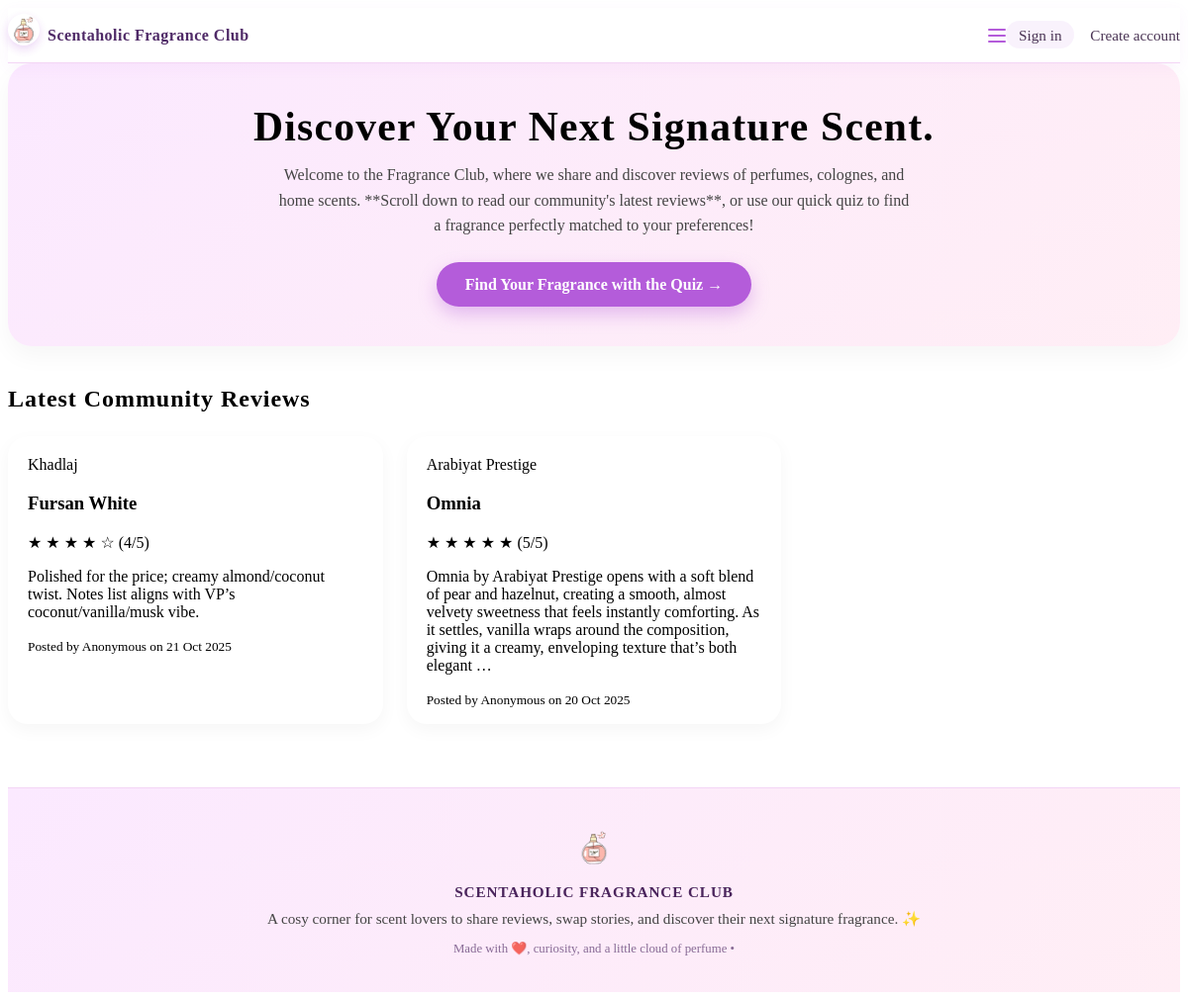
/reviews/, run on an earlier commit of the app's database.
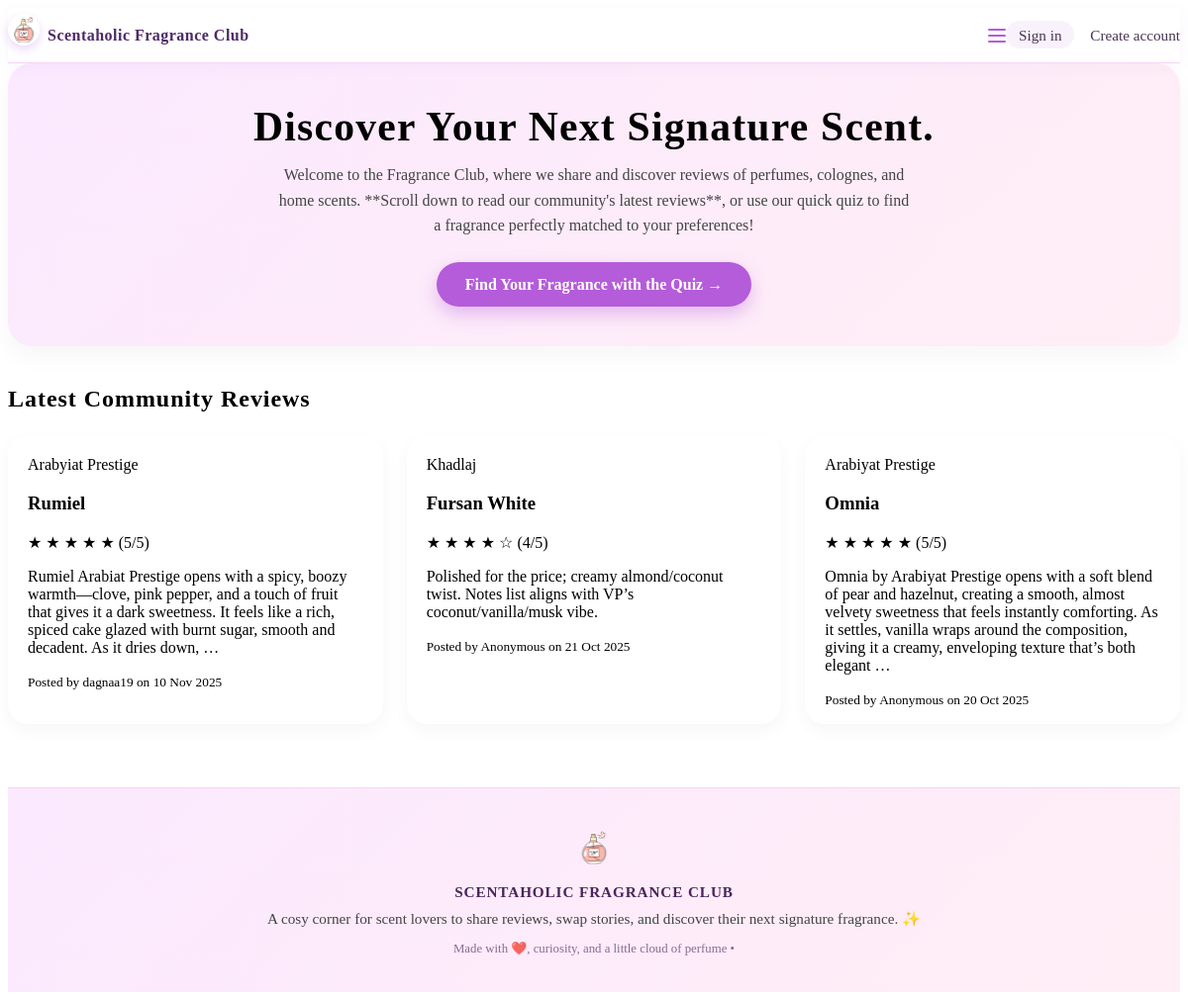
And on a later commit of the database.
### reviews/models.py (models this page shows, shortened)
class Review(models.Model):
    author = models.ForeignKey(
        get_user_model(),
        on_delete=models.CASCADE,
        related_name="reviews",
        null=True,
        blank=True,
        help_text="User who wrote this review",
    )
    brand = models.CharField(max_length=80)
    fragrance_name = models.CharField(max_length=120)
    rating = models.PositiveSmallIntegerField()  # 1–5 later
    body = models.TextField()
    video_url = models.URLField(
        max_length=200,
        null=True,
        blank=True,
        help_text="Optional video URL, not currently used by embed logic below.",
    )
    created = models.DateTimeField(auto_now_add=True)
    class Meta:
        ordering = ["-created"]
    @property
    def youtube_embed_src_auto(self):
        text = self.body or ""
        match = re.search(r"https?://[^\s)]+", text)
        if not match:
            return None
        return self._youtube_to_embed(match.group(0))

### reviews/views.py (the view)
# urls.py: path("", RedirectView.as_view(pattern_name="reviews:home", permanent=False), name="root"),
def home(request):
    reviews = Review.objects.only("brand", "fragrance_name", "rating", "body", "created")[:20]
    return render(request, "reviews/home.html", {"reviews": reviews})

### reviews/templates/reviews/home.html (shortened to what this page needs)
{% extends "reviews/base.html" %}
{% block content %}
    <div class="hero-section">
        <h1 class="hero-title">
            Discover Your Next Signature Scent.
        </h1>
        <p class="hero-text">
            Welcome to the Fragrance Club, where we share and discover reviews of perfumes, colognes, and home scents. **Scroll down to read our community's latest reviews**, or use our quick quiz to find a fragrance perfectly matched to your preferences!
        </p>
        <a href="https://fragrance-quiz-27faab65c010.herokuapp.com/" target="_blank" rel="noopener"
            class="btn btn-primary hero-btn">
            Find Your Fragrance with the Quiz →
        </a>
    </div>
    <h2 class="section-heading">Latest Community Reviews</h2>
    {% if reviews %}
        <div class="review-list">
            {% for review in reviews %}
                <div class="review-card">
                    <a href="{% url 'reviews:detail' review.id %}" class="card-link">
                        <div class="review-header">
                            <div class="review-title">
                                <div class="brand-name">{{ review.brand }}</div>
                                <h3 class="fragrance-name">{{ review.fragrance_name }}</h3>
                            </div>
                            <div class="rating">
                                {% for i in "12345"|make_list %}
                                    {% if forloop.counter <= review.rating %}
                                        <span class="star">★</span>
                                    {% else %}
                                        <span class="star-empty">☆</span>
                                    {% endif %}
                                {% endfor %}
                                ({{ review.rating }}/5)
                            </div>
                        </div>
                        <p class="review-body">{{ review.body|truncatewords:40 }}</p>
                        <div class="review-meta">
                            <small>Posted by {{ review.author.username|default:"Anonymous" }} on {{ review.created|date:"j M Y" }}</small>
                        </div>
                    </a>
                </div>
            {% endfor %}
        </div>
    {% else %}
        <p>No reviews yet. Add one in the admin.</p>
    {% endif %}
{% endblock %}

### reviews/templates/reviews/base.html (shortened to what this page needs)
{% load static %}
<!DOCTYPE html>
<html lang="en">
<head>
  <link rel="stylesheet" href="{% static 'reviews/css/reviews.css' %}">
</head>
<body>
  <nav class="site-nav" aria-label="Primary">
    <div class="container site-nav-inner">
        <a href="{% url 'reviews:home' %}" class="site-logo">
            <img
              src="{% static 'reviews/images/perfume-bottle.gif' %}"
              alt="Perfume bottle icon"
              class="footer-icon"
            >
            Scentaholic Fragrance Club
        </a>
        <button class="nav-toggle" type="button"
                aria-label="Toggle navigation"
                aria-expanded="false">
          <span class="nav-toggle-bar"></span>
          <span class="nav-toggle-bar"></span>
          <span class="nav-toggle-bar"></span>
        </button>
        <ul class="site-nav-links">
            {% if user.is_authenticated %}
                <li><a href="{% url 'reviews:new' %}">Post review</a></li>
                <li>
                    <span>Welcome, <strong>{{ user.username }}</strong></span>
                </li>
                <li>
                    <form method="post" action="{% url 'logout' %}" style="display:inline;">
                        {% csrf_token %}
                        <input type="hidden" name="next" value="{% url 'reviews:home' %}">
                        <button type="submit">Sign out</button>
                    </form>
                </li>
            {% else %}
                <li><a href="{% url 'login' %}">Sign in</a></li>
                <li><a href="{% url 'reviews:signup' %}">Create account</a></li>
            {% endif %}
        </ul>
    </div>
  </nav>
  <main class="container">
    {% block content %}{% endblock %}
  </main>
  <footer class="site-footer">
  <div class="footer-inner">
    <img
      src="{% static 'reviews/images/perfume-bottle.gif' %}"
      alt="Perfume bottle icon"
      class="footer-icon"
    >
    <p class="footer-title">
      Scentaholic Fragrance Club
    </p>
    <p class="footer-tagline">
      A cosy corner for scent lovers to share reviews, swap stories, and discover their next signature fragrance. ✨
    </p>
    <p class="footer-note">
      Made with ❤️, curiosity, and a little cloud of perfume • {{ now|date:"Y" }}
    </p>
  </div>
</footer>
</body>
</html>

### reviews/static/reviews/css/reviews.css (style rules this page uses)
.hero-section { background: linear-gradient(135deg, #fbe9ff, #ffeef5); border-radius: 1.5rem; padding: 2.5rem 1.75rem; margin-bottom: 2.5rem; text-align: center; box-shadow: 0 10px 25px rgba(0, 0, 0, 0.04); }
.hero-title { font-size: clamp(1.9rem, 3vw + 1rem, 2.6rem); margin: 0 0 0.75rem; letter-spacing: 0.03em; }
.hero-text { max-width: 40rem; margin: 0 auto 1.5rem; font-size: 1rem; line-height: 1.6; color: #444; }
.hero-btn { display: inline-block; padding: 0.85rem 1.8rem; border-radius: 999px; background: #b45cda; color: #fff; font-weight: 600; text-decoration: none; box-shadow: 0 8px 18px rgba(180, 92, 218, 0.35); transition: transform 0.15s ease, box-shadow 0.15s ease, background 0.15s ease; }
.section-heading { font-size: 1.5rem; margin: 0 0 1.5rem; letter-spacing: 0.04em; }
.review-list { display: grid; grid-template-columns: 1fr; gap: 1.5rem; }
@media (min-width: 600px) { .review-list { grid-template-columns: repeat(2, minmax(0, 1fr)); } }
@media (min-width: 992px) { .review-list { grid-template-columns: repeat(3, minmax(0, 1fr)); } }
.site-nav { background: #ffffff; border-bottom: 1px solid #f3d5f5; box-shadow: 0 4px 14px rgba(180, 92, 218, 0.06); padding: 0.35rem 0; position: sticky; top: 0; z-index: 1000; }
.site-nav-inner { display: flex; justify-content: space-between; align-items: center; }
.site-logo { display: flex; align-items: center; gap: 0.5rem; font-weight: 700; text-decoration: none; color: #4f2a67; letter-spacing: 0.03em; }
.site-nav .footer-icon { width: 32px; height: 32px; object-fit: contain; border-radius: 999px; box-shadow: 0 4px 10px rgba(180, 92, 218, 0.25); }
.site-nav-links { list-style: none; display: flex; align-items: center; gap: 1rem; margin: 0; padding: 0; font-size: 0.95rem; }
.site-nav-links a { text-decoration: none; color: #4a3454; font-weight: 500; }
.site-nav-links li:first-child a { padding: 0.35rem 0.8rem; border-radius: 999px; background: rgba(180, 92, 218, 0.08); }
.nav-toggle { display: none; background: transparent; border: none; padding: 0; margin-left: auto; cursor: pointer; display: inline-flex; flex-direction: column; align-items: center; justify-content: center; gap: 4px; }
.nav-toggle-bar { display: block; width: 18px; height: 2px; border-radius: 999px; background: #b45cda; }
.review-card { background: #ffffff; border-radius: 1.25rem; padding: 1.25rem 1.25rem 1rem; box-shadow: 0 6px 18px rgba(0, 0, 0, 0.04); display: flex; flex-direction: column; justify-content: space-between; }
.card-link { display: block; color: inherit; text-decoration: none; }
.site-footer { margin-top: 4rem; padding: 2.5rem 1rem 2.25rem; background: linear-gradient(135deg, #fbe9ff, #ffeef5); border-top: 1px solid #f3d5f5; }
.footer-inner { max-width: 720px; margin: 0 auto; text-align: center; }
.footer-icon { width: 40px; height: 40px; margin-bottom: 0.75rem; opacity: 0.95; }
.footer-title { font-weight: 600; letter-spacing: 0.06em; text-transform: uppercase; font-size: 0.95rem; margin: 0 0 0.4rem; color: #4a245c; }
.footer-tagline { margin: 0 0 0.6rem; font-size: 0.95rem; line-height: 1.6; color: #444; }
.footer-note { margin: 0; font-size: 0.8rem; color: #6a4a7c; opacity: 0.8; }

What changed in the data, as far as the page shows it:
added Review: brand "Arabyiat Prestige", fragrance_name "Rumiel", rating "5", body "Rumiel Arabiat Prestige opens with a spicy, boozy warmth—clove, pink pepper, and a touch of fruit that gives it a dark sweetness. It feels like a rich, spiced cake glazed with burnt sugar, smooth and decadent. As it dries down, …", author.username "dagnaa19", created "10 Nov 2025"
